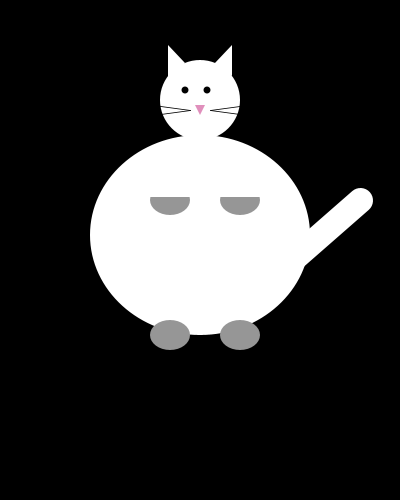
Frame 1 (no input)
Frame 60 (the mouse pressed at the canvas centre just before this capture): identical to frame 1, image omitted
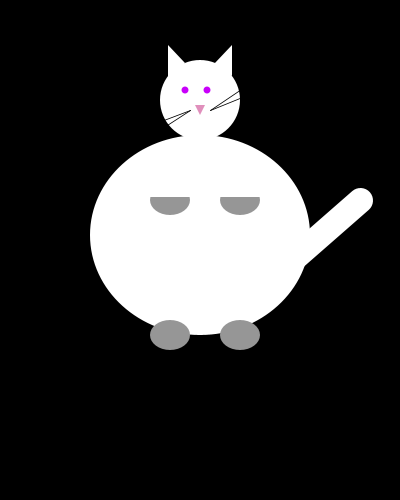
Frame 120 (the mouse held since frame 60 and released just before this capture)

The Processing sketch that drew these frames (run headless with seeded random() and noise(); from frame 60 on, the mouse is pressed at the canvas centre):

// Processing sketch: processing_54948
// ── processing_54948.pde

Cat cat;

void setup() {
  size(400, 500);
  smooth();
  cat = new Cat(width/2, height/2); 
  }

void draw() {
  background(0);
  cat.display();
  //cat.x = mouseX;
  //cat.y = mouseY;
  }

//--------------------------------------------------------------------

void mouseDragged () {
 fill(mouseX, 255, mouseY, 10);
  }

//--------------------------------------------------------------------

class Cat {
  float x;
  float y;

  
  Cat(float _x, float _y) {

  x = _x;
  y = _y;
  }
  
void display() {  
  //head
  fill(255);
  noStroke();
  ellipse(x, y-150, 80, 80);

 
 //left ear
  fill(255);
  noStroke();
 triangle(x-32, y-170, x-15, y-187, x-32, y-205);


// right ear
 fill(255);
 noStroke();
 triangle(x+32, y-174, x+14, y-186, x+32, y-205); 
 
 //body
 
 fill(255);
 ellipse(x, y-15, 220, 200);
 fill(150);
 ellipse(x-30, y+85, 40, 30);
 ellipse(x+40, y+85, 40, 30);
 
 
 //left paw
 ellipse(x-30, y-50, 40, 30);
 fill(255);
 rectMode(CENTER);
 rect(x-30, y-68, 40, 30);

// right paw
 fill(150); 
 ellipse(x+40, y-50, 40, 30); 
 fill(255);
 rectMode(CENTER);
 rect(x+40, y-68, 40, 30);

 // tail
 stroke(255);
 strokeWeight(25);
 line(x+80, y+20, x+160, y-50);
 
 //eyes and nose
 noStroke();
 fill(mouseX, 0, mouseY);
 ellipse(x-15, y-160, 7, 7);
 ellipse(x+7, y-160, 7, 7);
 noStroke();
 fill(224, 143, 188);
 triangle(x-5, y-145, x, y-135, x+5, y-145);

//whiskers
 float w = 0;
 if (mousePressed) w = map(0, mouseY, -20, height/30, 20);
 stroke(0);
 strokeWeight(.8);
 line(x-10, y-140, x-47, y-145 + w);
 line(x-10, y-140, x-47, y-135 + w);
 line (x+10, y-140, x+47, y-145 - w);
 line(x+10, y-140, x+47, y-135 - w);
  }
}
